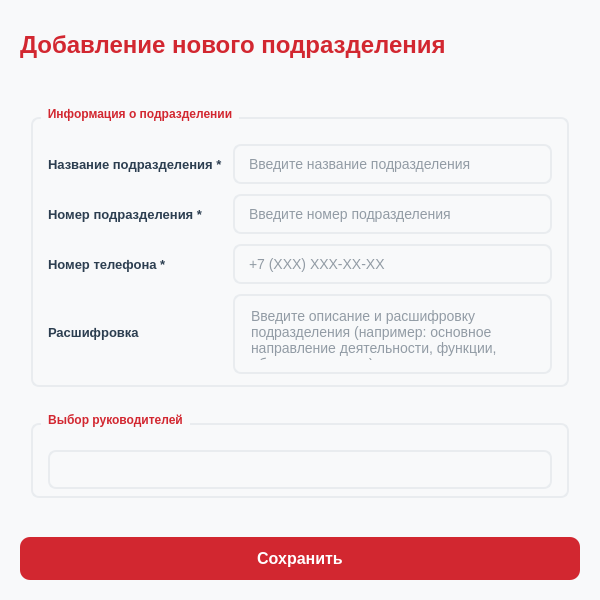
<?xml version="1.0" encoding="UTF-8"?>
<ui version="4.0">
 <class>DivisionDialog</class>
 <widget class="QDialog" name="DivisionDialog">
  <property name="geometry">
   <rect>
    <x>0</x>
    <y>0</y>
    <width>600</width>
    <height>600</height>
   </rect>
  </property>
  <property name="sizePolicy">
   <sizepolicy hsizetype="Maximum" vsizetype="Minimum">
    <horstretch>0</horstretch>
    <verstretch>0</verstretch>
   </sizepolicy>
  </property>
  <property name="minimumSize">
   <size>
    <width>600</width>
    <height>560</height>
   </size>
  </property>
  <property name="maximumSize">
   <size>
    <width>16777215</width>
    <height>600</height>
   </size>
  </property>
  <property name="windowTitle">
   <string>Добавление подразделения</string>
  </property>
  <property name="styleSheet">
   <string notr="true">
    QDialog {
        background-color: #f8f9fa;
        font-family: 'Segoe UI', Arial, sans-serif;
    }

    QLabel {
        color: #2c3e50;
        font-size: 13px;
        font-weight: 500;
    }

    QLabel[required=&quot;true&quot;] {
        color: #D22730;
    }

    QLineEdit, QTextEdit, QComboBox, QDateEdit {
        background-color: white;
        border: 2px solid #e9ecef;
        border-radius: 8px;
        padding: 8px 12px;
        font-size: 14px;
        color: #2c3e50;
        min-height: 20px;
    }

    QTextEdit {
        min-height: 60px;
        max-height: 80px;
    }

    QComboBox {
        background-color: white;
        border-radius: 8px;
        padding: 8px 12px;
        font-size: 14px;
        color: #2c3e50;
        min-height: 20px;
    }

    QLineEdit:focus, QTextEdit:focus, QComboBox:focus, QDateEdit:focus {
        border: 2px solid #D22730;
        background-color: #fff5f5;
    }

    QLineEdit:hover, QTextEdit:hover, QComboBox:hover, QDateEdit:hover {
        border: 2px solid #ccab6e;
        background-color: #fffaf0;
    }

    QComboBox {
        min-height: 35px;
        max-height: 35px;
        padding: 0 16px;
        text-align: left;
    }

    QComboBox::drop-down {
        border: none;
        width: 30px;
    }

    QComboBox::down-arrow {
        image: none;
        border-left: 6px solid transparent;
        border-right: 6px solid transparent;
        border-top: 6px solid #D22730;
        width: 0;
        height: 0;
    }

    QComboBox QAbstractItemView {
        border: 2px solid #e9ecef;
        border-radius: 8px;
        background-color: white;
        selection-background-color: #D22730;
        selection-color: white;
        outline: none;
        padding: 4px;
    }

    QGroupBox {
        font-weight: bold;
        border: 2px solid #e9ecef;
        border-radius: 8px;
        margin-top: 10px;
        padding-top: 10px;
    }

    QGroupBox::title {
        subcontrol-origin: margin;
        left: 10px;
        padding: 0 5px 0 5px;
        color: #D22730;
    }

    QScrollBar:vertical {
        background: #F5F5F5;
        width: 8px;
        border-radius: 4px;
    }
    QScrollBar::handle:vertical {
        background: #C1C1C1;
        border-radius: 4px;
        min-height: 20px;
    }
    QScrollBar:horizontal {
        border: none;
        background: #F5F5F5;
        height: 8px;
        margin: 0px;
        border-radius: 4px;
    }
    QScrollBar::handle:horizontal {
        background: #c1c1c1;
        border-radius: 4px;
        min-width: 20px;
    }
    QScrollBar::add-line, QScrollBar::sub-line {
        border: none;
        background: none;
    }

    QPushButton#btnSave {
        background-color: #D22730;
        color: white;
        border-radius: 10px;
        font-weight: bold;
        font-size: 16px;
        border: none;
        padding: 12px 30px;
        min-width: 150px;
    }

    QPushButton#btnSave:hover {
        background-color: #862633;
        border: 2px solid #ccab6e;
    }

    QPushButton#btnSave:pressed {
        background-color: #6a1e29;
    }

    QPushButton#btnCancel {
        background-color: #1B232A;
        color: white;
        border: none;
        border-radius: 6px;
        padding: 0px 12px;
        font-size: 12px;
        min-height: 28px;
        max-height: 28px;
    }

    QPushButton#btnCancel:hover {
        background-color: #09131B;
    }

    QPushButton#btnCancel:pressed {
        background-color: #030B12;
    }
   </string>
  </property>
  <layout class="QVBoxLayout" name="verticalLayoutMain">
   <property name="spacing">
    <number>15</number>
   </property>
   <property name="leftMargin">
    <number>20</number>
   </property>
   <property name="topMargin">
    <number>20</number>
   </property>
   <property name="rightMargin">
    <number>20</number>
   </property>
   <property name="bottomMargin">
    <number>20</number>
   </property>
   <item>
    <widget class="QLabel" name="titleLabel">
     <property name="minimumSize">
      <size>
       <width>0</width>
       <height>50</height>
      </size>
     </property>
     <property name="maximumSize">
      <size>
       <width>16777215</width>
       <height>50</height>
      </size>
     </property>
     <property name="styleSheet">
      <string notr="true">font-size: 24px; font-weight: bold; color: #D22730; background-color: transparent;</string>
     </property>
     <property name="text">
      <string>Добавление нового подразделения</string>
     </property>
    </widget>
   </item>
   <item>
    <widget class="QScrollArea" name="scrollArea">
     <property name="maximumSize">
      <size>
       <width>16777215</width>
       <height>470</height>
      </size>
     </property>
     <property name="styleSheet">
      <string notr="true">background-color: transparent;</string>
     </property>
     <property name="widgetResizable">
      <bool>true</bool>
     </property>
     <widget class="QWidget" name="scrollAreaWidgetContents">
      <property name="geometry">
       <rect>
        <x>0</x>
        <y>0</y>
        <width>558</width>
        <height>435</height>
       </rect>
      </property>
      <layout class="QVBoxLayout" name="verticalLayoutScroll">
       <property name="spacing">
        <number>15</number>
       </property>
       <property name="leftMargin">
        <number>10</number>
       </property>
       <property name="topMargin">
        <number>10</number>
       </property>
       <property name="rightMargin">
        <number>10</number>
       </property>
       <property name="bottomMargin">
        <number>10</number>
       </property>
       <item>
        <widget class="QGroupBox" name="groupBoxInfo">
         <property name="maximumSize">
          <size>
           <width>16777215</width>
           <height>280</height>
          </size>
         </property>
         <property name="title">
          <string>Информация о подразделении</string>
         </property>
         <layout class="QGridLayout" name="gridLayoutInfo">
          <property name="leftMargin">
           <number>15</number>
          </property>
          <property name="topMargin">
           <number>15</number>
          </property>
          <property name="rightMargin">
           <number>15</number>
          </property>
          <property name="bottomMargin">
           <number>15</number>
          </property>
          <property name="spacing">
           <number>10</number>
          </property>
          <item row="0" column="0">
           <widget class="QLabel" name="labelName">
            <property name="text">
             <string>Название подразделения *</string>
            </property>
            <property name="required" stdset="0">
             <bool>true</bool>
            </property>
           </widget>
          </item>
          <item row="0" column="1">
           <widget class="QLineEdit" name="lineEditName">
            <property name="placeholderText">
             <string>Введите название подразделения</string>
            </property>
           </widget>
          </item>
          <item row="1" column="0">
           <widget class="QLabel" name="labelNumber">
            <property name="text">
             <string>Номер подразделения *</string>
            </property>
            <property name="required" stdset="0">
             <bool>true</bool>
            </property>
           </widget>
          </item>
          <item row="1" column="1">
           <widget class="QLineEdit" name="lineEditNumber">
            <property name="placeholderText">
             <string>Введите номер подразделения</string>
            </property>
           </widget>
          </item>
          <item row="2" column="0">
           <widget class="QLabel" name="labelPhone">
            <property name="text">
             <string>Номер телефона *</string>
            </property>
            <property name="required" stdset="0">
             <bool>true</bool>
            </property>
           </widget>
          </item>
          <item row="2" column="1">
           <widget class="QLineEdit" name="lineEditPhone">
            <property name="placeholderText">
             <string>+7 (XXX) XXX-XX-XX</string>
            </property>
           </widget>
          </item>
          <item row="3" column="0">
           <widget class="QLabel" name="labelDescription">
            <property name="text">
             <string>Расшифровка</string>
            </property>
           </widget>
          </item>
          <item row="3" column="1">
           <widget class="QTextEdit" name="textEditDescription">
            <property name="placeholderText">
             <string>Введите описание и расшифровку подразделения (например: основное направление деятельности, функции, обязанности и т.д.)</string>
            </property>
           </widget>
          </item>
         </layout>
        </widget>
       </item>
       <item>
        <widget class="QGroupBox" name="groupBoxHeads">
         <property name="sizePolicy">
          <sizepolicy hsizetype="Preferred" vsizetype="Minimum">
           <horstretch>0</horstretch>
           <verstretch>0</verstretch>
          </sizepolicy>
         </property>
         <property name="maximumSize">
          <size>
           <width>16777215</width>
           <height>85</height>
          </size>
         </property>
         <property name="title">
          <string>Выбор руководителей</string>
         </property>
         <layout class="QVBoxLayout" name="verticalLayoutHeads">
          <property name="spacing">
           <number>10</number>
          </property>
          <property name="leftMargin">
           <number>15</number>
          </property>
          <property name="topMargin">
           <number>15</number>
          </property>
          <property name="rightMargin">
           <number>15</number>
          </property>
          <property name="bottomMargin">
           <number>15</number>
          </property>
          <item>
           <widget class="QComboBox" name="comboHeads">
            <property name="editable">
             <bool>true</bool>
            </property>
            <property name="placeholderText" stdset="0">
             <string>Выберите руководителей</string>
            </property>
           </widget>
          </item>
         </layout>
        </widget>
       </item>
      </layout>
     </widget>
    </widget>
   </item>
   <item>
    <widget class="QPushButton" name="btnSave">
     <property name="cursor">
      <cursorShape>PointingHandCursor</cursorShape>
     </property>
     <property name="text">
      <string>Сохранить</string>
     </property>
    </widget>
   </item>
  </layout>
 </widget>
 <resources/>
 <connections/>
</ui>
